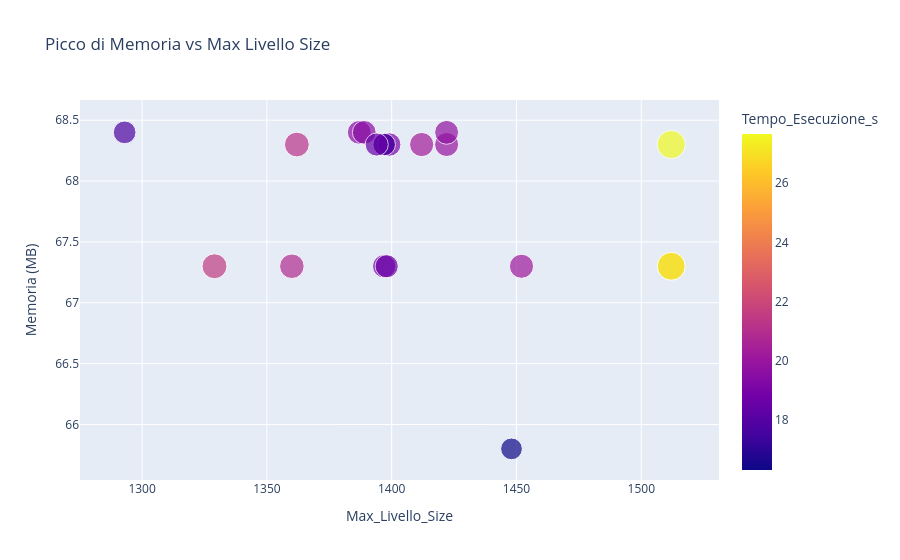

Notebook cell for this chart:
### Code cell
fig = px.scatter(df,
                 x='Max_Livello_Size',
                 y='Picco_Memoria_MB',
                 title='Picco di Memoria vs Max Livello Size',
                 labels={'Picco_Memoria_MB': 'Memoria (MB)'},
                 hover_name='Permutazione',
                 color='Tempo_Esecuzione_s', # Colora i punti in base al Tempo di Esecuzione
                 size='Tempo_Esecuzione_s' # La dimensione del punto indica il tempo
                )
fig.show()

### Figure 1 — Plotly figure (JSON) as saved in the notebook; plotly's stock layout.template omitted (floating-point values rounded to 4 significant figures)
{"data": [{"hovertemplate": "<b>%{hovertext}</b><br><br>Max_Livello_Size=%{x}<br>Memoria (MB)=%{y}<br>Tempo_Esecuzione_s=%{marker.color}<extra></extra>", "hovertext": ["perm_00", "perm_01", "perm_02", "perm_03", "perm_04", "perm_05", "perm_06", "perm_07", "perm_08", "perm_09", "perm_10", "perm_11", "perm_12", "perm_13", "perm_14", "perm_15", "perm_16", "perm_17", "perm_18", "perm_19"], "legendgroup": "", "marker": {"color": [27.67, 26.61, 16.3, 17.67, 27.11, 17.81, 20.29, 21.53, 19.11, 19.57, 21.22, 19.95, 19.74, 17.54, 18.95, 20.89, 18.57, 19.5, 18.52, 20.19], "coloraxis": "coloraxis", "size": [27.67, 26.61, 16.3, 17.67, 27.11, 17.81, 20.29, 21.53, 19.11, 19.57, 21.22, 19.95, 19.74, 17.54, 18.95, 20.89, 18.57, 19.5, 18.52, 20.19], "sizemode": "area", "sizeref": 0.06917, "symbol": "circle"}, "mode": "markers", "name": "", "orientation": "v", "showlegend": false, "type": "scatter", "x": [1512, 1512, 1448, 1397, 1512, 1293, 1412, 1329, 1399, 1387, 1362, 1422, 1422, 1397, 1397, 1360, 1398, 1389, 1394, 1452], "xaxis": "x", "y": [68.3, 67.3, 65.8, 68.3, 67.3, 68.4, 68.3, 67.3, 68.3, 68.4, 68.3, 68.3, 68.4, 68.3, 67.3, 67.3, 67.3, 68.4, 68.3, 67.3], "yaxis": "y"}], "layout": {"coloraxis": {"colorbar": {"title": {"text": "Tempo_Esecuzione_s"}}, "colorscale": [[0, "#0d0887"], [0.1111, "#46039f"], [0.2222, "#7201a8"], [0.3333, "#9c179e"], [0.4444, "#bd3786"], [0.5556, "#d8576b"], [0.6667, "#ed7953"], [0.7778, "#fb9f3a"], [0.8889, "#fdca26"], [1, "#f0f921"]]}, "legend": {"itemsizing": "constant", "tracegroupgap": 0}, "title": {"text": "Picco di Memoria vs Max Livello Size"}, "xaxis": {"anchor": "y", "domain": [0, 1], "title": {"text": "Max_Livello_Size"}}, "yaxis": {"anchor": "x", "domain": [0, 1], "title": {"text": "Memoria (MB)"}}}}
